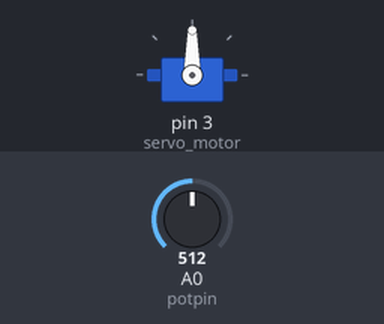
Bench run of a sketch on a simulated Arduino Uno, built with avr-gcc and run on an emulated ATmega328P. Shown: servo. Inputs (shaded band) come from the test bench; at power-on: A0 (potpin) = 512.

Above: at 1.2 s.
1.3 s: A0 (potpin) set to 716
At 2.3 s:
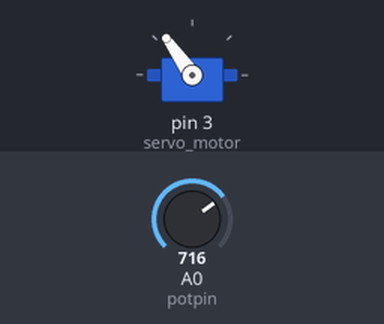
2.8 s: A0 (potpin) set to 900
At 3.2 s:
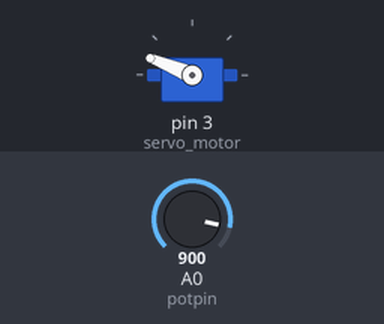
4.3 s: A0 (potpin) set to 1023
At 4.6 s:
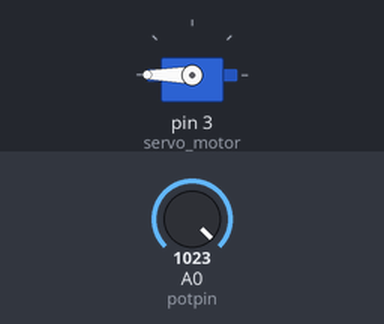
5.8 s: A0 (potpin) set to 306
At 6.6 s:
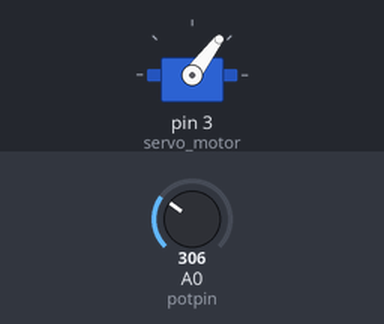
7.3 s: A0 (potpin) set to 122
At 8.1 s:
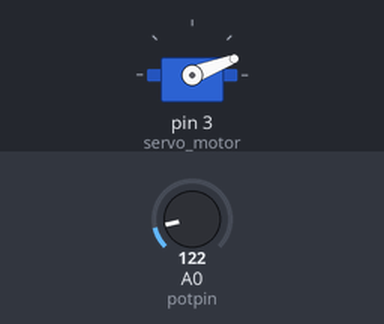
Timing chart, 0 to 9.8 s (numbered marks = the images above; inputs shaded):
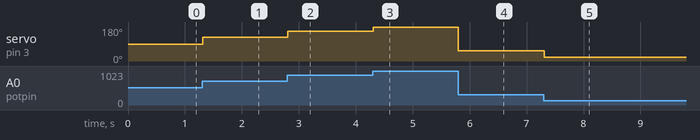

The sketch:

servobrazo.ino
```cpp
#include <Servo.h>

Servo servo_motor;
int potpin = 0;
int val;

void setup()
{
 	servo_motor.attach(3);
}

void loop()
{
	val = analogRead(potpin);
  val = map(val, 0 , 1023, 0 , 180);
  servo_motor.write(val);
  delay(15);
}
```

Measured:
- after the input at 1.3 s, servo on pin 3 (servo_motor): 90° → 125° at once
- after the input at 2.8 s, servo on pin 3 (servo_motor): 125° → 158° at once
- after the input at 4.3 s, servo on pin 3 (servo_motor): 158° → 180° at once
- after the input at 5.8 s, servo on pin 3 (servo_motor): 180° → 53° at once
- after the input at 7.3 s, servo on pin 3 (servo_motor): 53° → 21° at once
